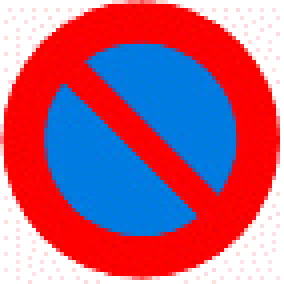
#> input picture neural networks/hw1/trafikisaretleri/test/parketme-durma/14.png, 71 x 71 px (shown 4 times larger)
$ python -i art_pictures_classification.py   (imports and definitions only)
#> lines starting #> are read from the running program, lines starting #| are printed output that depends on the picture
#!/usr/bin/env python3
# -*- coding: utf-8 -*-
"""
Created on Sat Apr 21 00:07:14 2018

@author: egehangunduz
"""
import os
import numpy as np

from skimage import io
from skimage.transform import resize
from skimage import feature
from skimage.color import rgb2gray
from skimage.color import rgb2hsv
import matplotlib.pyplot as plt
from sklearn.preprocessing import LabelBinarizer
from sklearn.preprocessing import StandardScaler
from sklearn import metrics
from keras.models import Sequential
from keras.layers import Dense
from keras.layers import Conv2D
from keras.layers import Dropout
from keras.layers import Activation
from keras.layers import MaxPooling2D
from keras.layers import Flatten
from keras.layers import PReLU
import timeit


def readImage(image_path):
    image = io.imread(image_path)
#> image is the input picture: shape (71, 71, 3); mean R, G, B 179.2, 100.3, 130
    image = resize(image, (256, 256), mode="constant") #tüm resimleri aynı boyuta getir
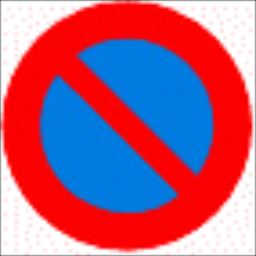
#> image: shape (256, 256, 3) float64; mean R, G, B 0.696, 0.387, 0.503
    return image


def extractFeatures(image_path):
    inputs = []
    image = readImage(image_path) #resmi oku

    #canny edge detection ile sigma=3 degerleri ile daha kalın olan kenarları ayır
    #resimdeki kenar miktarının tüm pixellere oranını hesapla
    gray_image = rgb2gray(image)
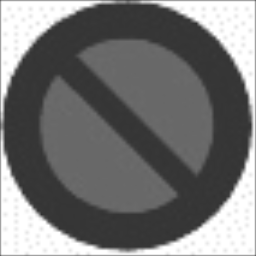
#> gray_image: shape (256, 256) float64; min 0.2, max 1, mean 0.461
    edge = feature.canny(gray_image, sigma=3)
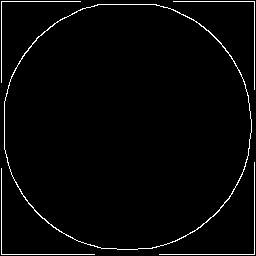
#> edge: shape (256, 256) bool; 2.4% white in thin lines or dots
    inputs = np.append(inputs, (np.count_nonzero(edge) / edge.size))
#> inputs = [0.0245]

    #hue mean. resimdeki renk dağılımın oranının ortalamasını alınır
    #hue standard deviation . ortalamayı daha anlamlı yapmak icin resimdeki renk dağılımın oranının standart sapmasını alınır
    hsv = rgb2hsv(image)
#> hsv: shape (256, 256, 3) float64; mean of channels 0, 1, 2 0.518, 0.731, 0.936
    inputs = np.append(inputs, np.mean(hsv[:, :, 0]))
#> inputs = [0.0245, 0.518]
    inputs = np.append(inputs, np.std(hsv[:, :, 0]))
#> inputs = [0.0245, 0.518, 0.418]


    #saturation mean. resimdeki renklerinin canlılık ortalamasını al. dusuk degerler resmin daha gri tonlarına kaydığını gösterir
    #saturation standard deviation . ortalamayı anlamlandırmak icin renk canlılık standard sapmasını al
    inputs = np.append(inputs, np.mean(hsv[:, :, 1]))
#> inputs = [0.0245, 0.518, 0.418, 0.731]
    inputs = np.append(inputs, np.std(hsv[:, :, 1]))
#> inputs = [0.0245, 0.518, 0.418, 0.731, 0.412]

    #bias degeri
    inputs = np.append(inputs, 1) #bias
#> inputs = [0.0245, 0.518, 0.418, 0.731, 0.412, 1]
    return inputs


def extractImagePathsAndLabels(path):
    directory_list = [f for f in os.listdir(path) if os.path.isdir(os.path.join(path, f))]   # sadece directoryleri sec
    imagePaths = []
    label = []
    #her bir art klasoru icindeki resimleri al ve hepsini labelları ile beraber path'e eklelenir
    for directory in directory_list:
        image_list = os.listdir(os.path.join(path, directory))
        for image in image_list:
            imagePaths = np.append(imagePaths, path + os.sep + directory + os.sep + image)
            label = np.append(label, directory)
    return imagePaths, label


current_directory = os.getcwd() #get current directory
train_path = os.path.join(current_directory, "artpictures", "train") #train image paths
test_path = os.path.join(current_directory, "artpictures", "test") #test image paths

# [1 line that did not run here, left out]
test_image_paths, test_label = extractImagePathsAndLabels(test_path)  #test resimlerinin path'ini ve etiketlerini al

#train setini karıştırmak icin kullanılır.
#egitim verisi az oldugu icin sıralı egitimde en son "sınıfına" göre ağırlık güncellemesi yapılmasını önlemek için yapılmıştır.
# [1 line that did not run here, left out]
# [1 line that did not run here, left out]

label_binarizer = LabelBinarizer()
# [1 line that did not run here, left out]

trainData = []
testData = []
# [6 lines not run here, left out]

#ozellik vektorlerini sinir ağının girişi için uygun matris düzenine getirilir.
# [1 line that did not run here, left out]
# [1 line that did not run here, left out]

#girişlerin değerlerinin arasındaki farklılıkların giderilmesi için verilere scale işlemi uygulanmıştır.
scaler = StandardScaler()
# [1 line that did not run here, left out]
# [1 line that did not run here, left out]

#layerlar için başlangıç değerleri rastgele atanır. Giriş layeri
#input katmanına bias eklenir
# [1 line that did not run here, left out]
layer2_w=np.random.rand(7,6)
layer3_w=np.random.rand(6,5)
layer4_w=np.random.rand(5,4)

sig = lambda t: 1/(1+np.exp(-t))    #sigmoid fonksiyonu
error = [] #her epoch için hata değerinin tutulacağı lise
epoch_index = [] #epoch indexinin tutulacağı değer
number_of_epoch=5000 #toplam epoch sayısı

#öğrenme deperi çeşitli denemeler sonrası 0.03 olarak seçilmiştir.
eta=0.03

# =============================================================================
# EL İLE TASARLANAN AĞ
# Epoch değeri 50 gibi küçük değerler için her denemede tüm çıkışları tek bir sınıf olduğu için epoch değeri yüksek seçilmiştir.
# Sistemin daha hızlı çalışması için her örnek tek tek eğitime alınmak yerine "Vectorized Implementation" yapılıp  matris çarpımları
# kullanılarak sistemin daha hızlı çalışması sağlanmıştır.
# Küçük epoch değerleri için layer sayısının ve örnek sayısının az olmasından ötürü overfitting problemi gözlenmiştir.
# Ödev klasöründe verilen ağ yapısı 7-6-5 idir.
# Input olarak her resim için 5 özellik alınmış olup bias eklenmiştir. Çıkış sayısı 4tür.
# =============================================================================
# [24 lines not run here, left out]


# =============================================================================
# Test işlemleri için eğitimde yapıldığı gibi vectorized implementation yapılmıştır.
# =============================================================================
# [1 line that did not run here, left out]
# [1 line that did not run here, left out]
# [1 line that did not run here, left out]
# [1 line that did not run here, left out]
# [1 line that did not run here, left out]

# [8 lines not run here, left out]


# =============================================================================
# KERAS
# input için trainData'sının colon sayısı alınıp hidden layer olarak 7 6 5 değerleri verilmiştir
# Epoch sayısı 5'ten başlayarak 50'ye kadar artırılmış her turda sonuçlar kaydedilip ekrana yazdırılmıştır.
# En yüksek başarıya sahip epcoh seçilip aynı değer ile batch_size 1-2-3-4 için sistem bir daha çalıştırılmıştır.
# Tüm aktivasyon fonksiyonları sigmoid seçilmiş olup çoklu sınıflandırma olduğu için softmax fonksiyonu son layere eklenmiştir.
# =============================================================================

#ara katmanlarda bias kullanılmamıştır.
# [1 line that did not run here, left out]
# [6 lines not run here, left out]

accuracy = 0
accuracy_list=[] #accuracy degerlerinin tutulacagi list
epoch_list=[] #epoch degerlerinin tutulacagi list

# [20 lines not run here, left out]


batch_list=[] #bath_size degerlerinin tutulacagi list
accuracy_list2=[] #accuracy degerlerinin tutulacagi list
# [16 lines not run here, left out]


# =============================================================================
# CONVOLUTIONAL NEURAL NETWORKS
# Sistem için önce 256x256 resimler okunmuştur.
# Belirtilen 3 aktivasyon ve 1 advance aktivasyon fonksiyonu tanımlanmıştır.
# Çeşitli denemeler sonucu en optimum bulunan sonuçlara gröe CNN tasarlanmıştır.
# Tasarlanan ağda her çalışma sonucu farklı sonuçlar çıkmaktadır. Bu sistemdeki eğitim verisinin az olmasından kaynaklanmaktadır.
# Dense layer'lara aktivasyon eklenmemiştir.
# Denemeler sonucu overfitting'i önlemek için en ideal Dropout oranı  0.4 seçilip Fully-Connected Layer'dan önce eklenmiştir.
# =============================================================================
trainImages=[]
testImages=[]
#CNN için image'leri oku. Tum resimler 256x256 olarak tekrar boyutlandırılıp okunmuştur.
# [7 lines not run here, left out]

trainImages = np.array(trainImages)
testImages = np.array(testImages)

#Çalıstırılaması istenen aktivasyon fonksiyonları sadece Convolution layerlara uygulanmıştır
activations=["sigmoid","relu","tanh"] #3 aktivasyon fonksiyonu
# [1 line that did not run here, left out]
# [1 line not run here, left out]
names=["sigmoid","relu","tanh","prelu"]

# [31 lines not run here, left out]

>>> result = extractFeatures('../hw1/trafikisaretleri/test/parketme-durma/14.png')
#> result = [0.0245, 0.518, 0.418, 0.731, 0.412, 1]
